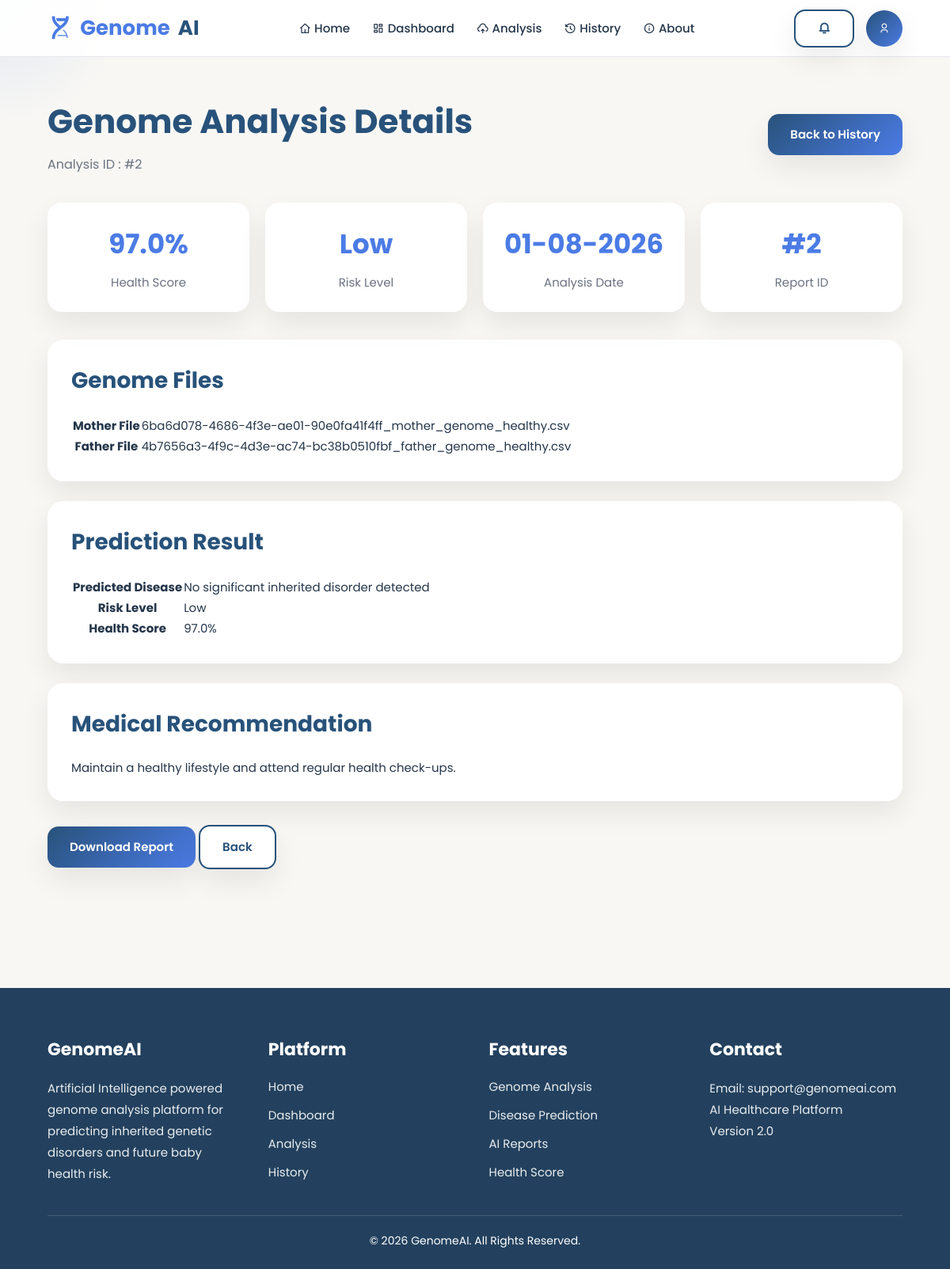
Page /analysis/2 (signed in) on the committed database.
### models/user.py (models this page shows)
class AnalysisHistory(db.Model):
    __tablename__ = "analysis_history"
    id = db.Column(db.Integer, primary_key=True)
    user_id = db.Column(
        db.Integer,
        db.ForeignKey("users.id"),
        nullable=False
    )
    mother_file = db.Column(db.String(255))
    father_file = db.Column(db.String(255))
    health_score = db.Column(db.Float)
    risk_level = db.Column(db.String(50))
    predicted_disease = db.Column(db.Text)
    recommendations = db.Column(db.Text)
    created_at = db.Column(db.DateTime, default=datetime.utcnow)

### app.py (the view)
@app.route("/analysis/<int:id>")
def analysis_details(id):
    if "user_id" not in session:
        return redirect(
            url_for("login")
        )
    analysis = AnalysisHistory.query.filter_by(
        id=id,
        user_id=session["user_id"]
    ).first_or_404()
    return render_template(
        "analysis_details.html",
        analysis=analysis
    )

### templates/analysis_details.html (shortened to what this page needs)
{% extends "base.html" %}
{% block content %}
<div class="report-page">
    <div class="report-header">
        <div>
            <h1>Genome Analysis Details</h1>
            <p>
                Analysis ID : #{{ analysis.id }}
            </p>
        </div>
        <a href="{{ url_for('history') }}" class="btn">
            Back to History
        </a>
    </div>
    <div class="summary-grid">
        <div class="summary-card">
            <h2>{{ analysis.health_score }}%</h2>
            <span>Health Score</span>
        </div>
        <div class="summary-card">
            <h2>{{ analysis.risk_level }}</h2>
            <span>Risk Level</span>
        </div>
        <div class="summary-card">
            <h2>{{ analysis.created_at.strftime("%d-%m-%Y") }}</h2>
            <span>Analysis Date</span>
        </div>
        <div class="summary-card">
            <h2>#{{ analysis.id }}</h2>
            <span>Report ID</span>
        </div>
    </div>
    <div class="report-section">
        <h2>Genome Files</h2>
        <table class="report-table">
            <tr>
                <th>Mother File</th>
                <td>{{ analysis.mother_file }}</td>
            </tr>
            <tr>
                <th>Father File</th>
                <td>{{ analysis.father_file }}</td>
            </tr>
        </table>
    </div>
    <div class="report-section">
        <h2>Prediction Result</h2>
        <table class="report-table">
            <tr>
                <th>Predicted Disease</th>
                <td>{{ analysis.predicted_disease }}</td>
            </tr>
            <tr>
                <th>Risk Level</th>
                <td>{{ analysis.risk_level }}</td>
            </tr>
            <tr>
                <th>Health Score</th>
                <td>{{ analysis.health_score }}%</td>
            </tr>
        </table>
    </div>
    <div class="report-section">
        <h2>Medical Recommendation</h2>
        <p>
            {{ analysis.recommendations }}
        </p>
    </div>
    <div style="margin-top:30px;">
        <a href="{{ url_for('download_report', id=analysis.id) }}"
           class="btn">
            Download Report
        </a>
        <a href="{{ url_for('history') }}"
           class="btn btn-outline">
            Back
        </a>
    </div>
</div>
{% endblock %}

### static/css/style.css (style rules this page uses)
:root { --primary:#28527A; --secondary:#4B7BE5; --accent:#8FB8ED; --success:#2E8B57; --warning:#D4A017; --danger:#D9534F; --bg:#F8F7F4; --card:#FFFFFF; --border:#E5E7EB; --text:#25364A; --muted:#6B7280; --shadow:0 15px 35px rgba(0,0,0,.08); --radius:18px; }
* { margin:0; padding:0; box-sizing:border-box; }
html { scroll-behavior:smooth; }
body { font-family:"Poppins",sans-serif; background:var(--bg); color:var(--text); font-size:15px; line-height:1.6; overflow-x:hidden; min-height:100vh; }
a { text-decoration:none; color:inherit; transition:.3s; }
.btn { display:inline-flex; align-items:center; justify-content:center; gap:10px; padding:14px 28px; border:none; border-radius:14px; cursor:pointer; font-size:15px; font-weight:600; transition:.3s; background:linear-gradient( 135deg, var(--primary), var(--secondary) ); color:#fff; box-shadow:var(--shadow); }
.btn-outline { background:#fff; color:var(--primary); border:2px solid var(--primary); }
.report-page { max-width:1300px; margin:auto; padding:40px 5% 80px; }
.report-header { display:flex; justify-content:space-between; align-items:center; flex-wrap:wrap; gap:20px; margin-bottom:35px; }
.report-header h1 { font-size:42px; color:var(--primary); margin-bottom:8px; }
.report-header p { color:var(--muted); font-size:16px; }
.summary-grid { display:grid; grid-template-columns:repeat(4,1fr); gap:20px; margin-bottom:35px; }
.summary-card { background:#fff; padding:25px; border-radius:18px; text-align:center; box-shadow:var(--shadow); transition:.3s; }
.summary-card h2 { font-size:34px; color:var(--secondary); margin-bottom:10px; }
.summary-card span { color:var(--muted); font-size:15px; }
.report-section { background:#fff; padding:30px; border-radius:20px; box-shadow:var(--shadow); margin-bottom:25px; }
.report-section h2 { color:var(--primary); margin-bottom:20px; font-size:28px; }

### rows in the picture
AnalysisHistory: id "2", health_score "97.0", risk_level "Low", created_at "01-08-2026", mother_file "6ba6d078-4686-4f3e-ae01-90e0fa41f4ff_mother_genome_healthy.csv", father_file "4b7656a3-4f9c-4d3e-ac74-bc38b0510fbf_father_genome_healthy.csv", predicted_disease "No significant inherited disorder detected", recommendations "Maintain a healthy lifestyle and attend regular health check-ups."
